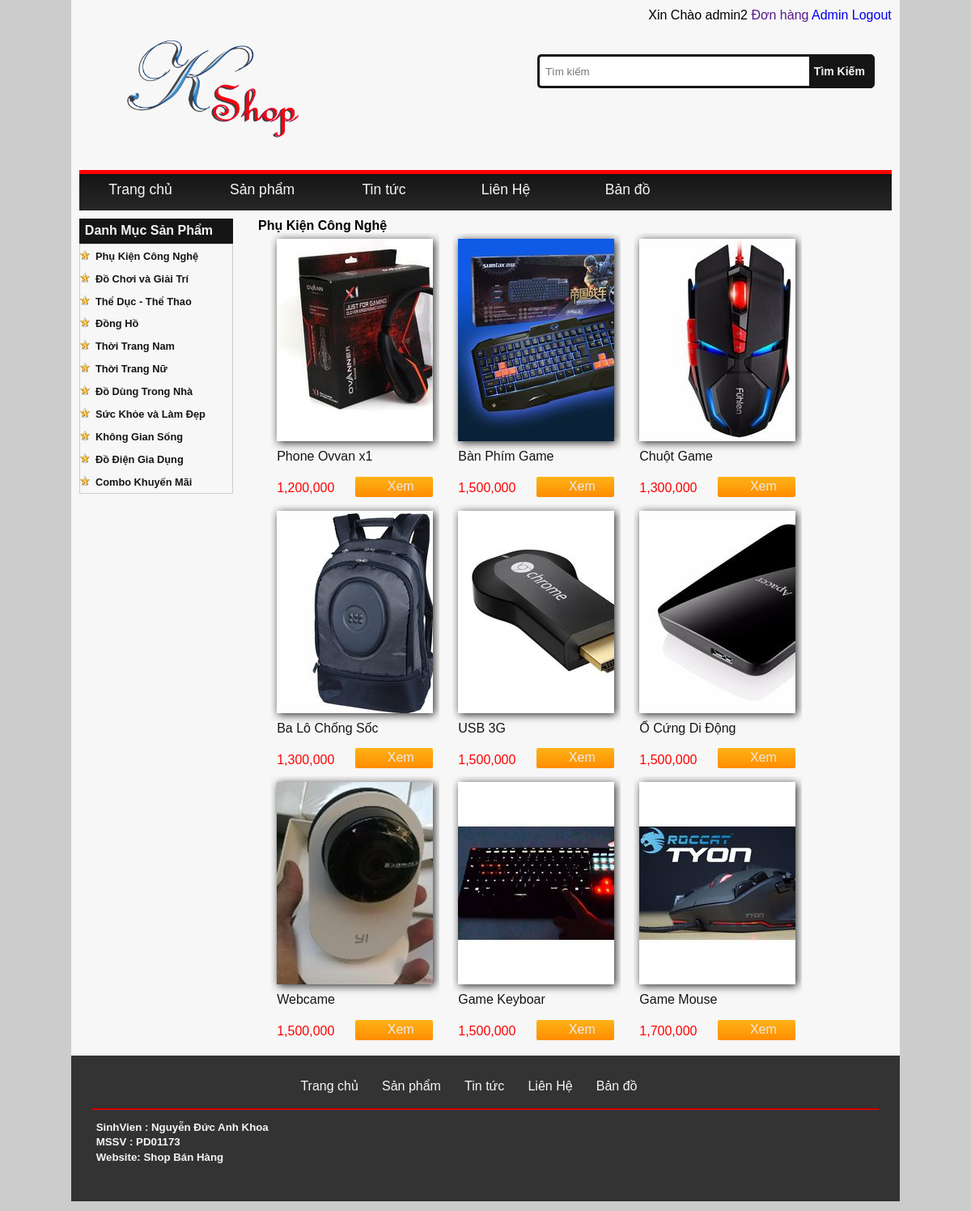
The page / (signed in) on the database its author committed.
### tables this page shows
CREATE TABLE IF NOT EXISTS `sanpham` (
  `MaSP` varchar(11) NOT NULL,
  `TenSP` varchar(56) NOT NULL,
  `GiaSP` decimal(11,0) NOT NULL,
  `Ngaynhap` date NOT NULL,
  `Image` varchar(255) NOT NULL,
  `LoaiSP_ID` varchar(11) NOT NULL,
  `SoLuong` int(255) NOT NULL,
  `thongtinsp` longtext NOT NULL
);

### index.php (the view, shortened to what this page needs)
<?php include "database.php"; ?>
<!DOCTYPE html>
<html>
    <head>
        <link href="css/style.css" rel="stylesheet" type="text/css"/>
        <link href="css/product.css" rel="stylesheet" type="text/css"/>
    </head>
    <body>
        <div id="container">
            <?php include "template/header.php" ?>
            <article id="main-container">
                <article id="product">
                   <?php include "template/left.php" ?>
                    <section id="view-product">
                        <h1>Phụ Kiện Công Nghệ</h1>
                            <?php
                            $sql="select * from sanpham";
                            $result=$conn->query($sql);
                            for($i=0;$i<=8;$i++){
                            $row[$i]=$result->fetch_assoc();
                            }
                            for($j=0;$j<=($i-1);$j++){
                             ?>
                        <section class="product1">
                            <section class="img"><?php echo '<img src="images/product/'.$row["$j"]['Image'].'"/>' ?> </section>
                            <section class="namepd"><?php echo $row["$j"]['TenSP'];   ?></section>
                            <section class="cost"><?php echo  number_format($row["$j"]['GiaSP']);  ?></section>
                            <section class="cart"><a href="chitiet.php?id=<?php echo $row["$j"]["MaSP"] ?>">Xem</a></section>
                        </section>
                            <?php } ?>
                    </section>
                </article>
            </article>
            <?php include "template/footer.php" ?>
        </div>
    </body>
</html>

### css/style.css (style rules this page uses)
* { margin: 0; padding: 0; }
body { background:#CCC; font-family: arial,sans-serif; }
a:link { text-decoration: none; }
#container { width: 1024px; height: auto; background:#f7f7f7; margin: auto; }
#main-container { width: 100%; margin:-1% auto; height: auto; display: flex; display: -moz-flex; display: -webkit-flex; display: -o-flex; flex-direction:row; align-items: flex-start; align-content: center; flex-wrap: wrap; position: relative; overflow: hidden; }
#product { width: 98%; margin: 20px auto !important; }

### css/product.css (style rules this page uses)
#view-product { height:auto; width: 77%; float: left; }
.product1 { width: 25%; height: 320px; padding: 1%; overflow: hidden; float: left; margin: 0 0 0 2%; }
.img { width: 100%; height: 250px; background: #ccffff; overflow: hidden; box-shadow:2px 2px 10px #272727; }
.cost { width: 50%; height: 30px; margin: 5% 0 2% 0; float: left; color: #ff0000; overflow: hidden; }
.namepd { width: 100%; height: 20px; color: #151515; margin: 5% 0; }
.cart { width: 50%; height: 25px; background:-linear-gradient(#fdb317,#ff8c00); background:-moz-linear-gradient(#fdb317,#ff8c00); background:-ms-linear-gradient(#fdb317,#ff8c00); background:-o-linear-gradient(#fdb317,#ff8c00); background:-webkit-linear-gradient(#fdb317,#ff8c00); margin: 2% 0 2% 0%; float: left; color: #ffffff; border-radius: 2px; color: #eaeaea; overflow: hidden; }
.cart a { color: #eaeaea; display: inline-block; padding: 3px 15px 10px 40px; }

### rows shown on the page
sanpham: Image (picture), TenSP "Phone Ovvan x1", GiaSP "1,200,000"
sanpham: Image (picture), TenSP "Bàn Phím Game", GiaSP "1,500,000"
sanpham: Image (picture), TenSP "Chuột Game", GiaSP "1,300,000"
sanpham: Image (picture), TenSP "Ba Lô Chống Sốc", GiaSP "1,300,000"
sanpham: Image (picture), TenSP "USB 3G", GiaSP "1,500,000"
sanpham: Image (picture), TenSP "Ổ Cứng Di Động", GiaSP "1,500,000"
sanpham: Image (picture), TenSP "Webcame", GiaSP "1,500,000"
sanpham: Image (picture), TenSP "Game Keyboar", GiaSP "1,500,000"
sanpham: Image (picture), TenSP "Game Mouse", GiaSP "1,700,000"

### other values the page prints
$_SESSION['taikhoan'] "admin2"
